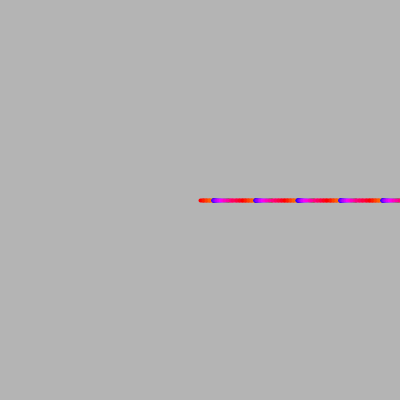
Frame 1 (no input)
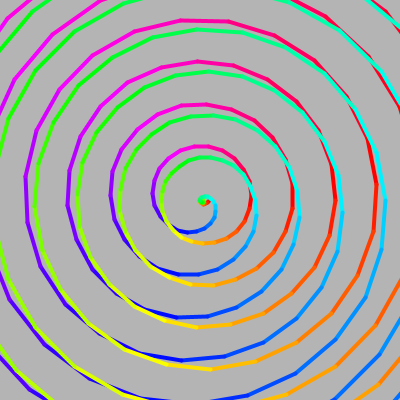
Frame 60 (the mouse pressed at the canvas centre just before this capture)
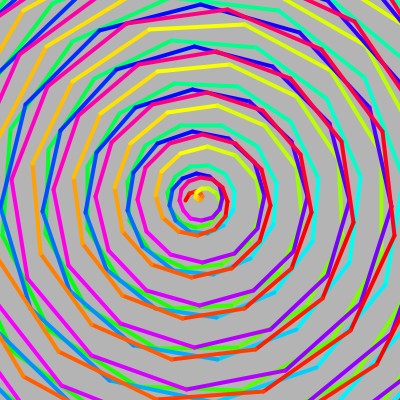
Frame 120 (the mouse held since frame 60 and released just before this capture)

The Processing sketch that drew these frames (run headless with seeded random() and noise(); from frame 60 on, the mouse is pressed at the canvas centre):

// Processing sketch: uzumaki
// ── uzumaki.pde
int manyTimes = 20;
int pointNumber = 47;
float pointR = 0;
float sita = 0.0;
int sinR = 17;
int frameCounter = 0;

void centerPoint(float x,float y){
  point(x+ (width/2),y+ (height/2));  
}

void centerPointLine(float x1,float y1,float x2,float y2){
  line(x1+ width/2,y1+ height/2,x2+ width/2,y2+ height/2);
}

void setup(){
  surface.setVisible( false );
  size(400,400);
  colorMode(HSB, 360,100,100); 
  frameRate(30);
}

void draw(){
  float[][] pointXY = new float[pointNumber * manyTimes][2];

  for(int i = 0; i < pointNumber * manyTimes ; i++){
    /*
    pointXY[i][0] = pointR*cos( ( (i%pointNumber) / float(pointNumber) ) * TWO_PI );
    pointXY[i][1] = pointR*sin( ( (i%pointNumber) / float(pointNumber) ) * TWO_PI ); 
    */
    pointXY[i][0] = pointR*cos( i * 0.03 * sita);
    pointXY[i][1] = pointR*sin( i * 0.03  * sita);
    pointR = pointR + 0.9;
  }

  float[][] npointXY = new float[pointNumber * manyTimes][2];

  for(int i = 0; i < pointNumber * manyTimes ; i++){
    //float lengthR =  sinR * sin(sita + ( i * 0.7) );
    float lengthR =  sinR * sin(sita + ( ( i % pointNumber ) / float(pointNumber) * TWO_PI) );
    float xSita = cos( atan2( pointXY[i][1] , pointXY[i][0] ) );
    float ySita = sin( atan2( pointXY[i][1] , pointXY[i][0] ) );

    npointXY[i][0] =  pointXY[i][0] + lengthR * xSita ;
    npointXY[i][1] =  pointXY[i][1] + lengthR * ySita ;
  }



  background(255);
  //線の太さ
  strokeWeight(4);




  
  for(int i = 0; i < pointNumber * manyTimes - 1; i++ ){
   
    stroke(color(int(360 * ( i % pointNumber) / pointNumber), 100, 100));
    //centerPoint(npointXY[i][0],npointXY[i][1]);
    centerPointLine(npointXY[i][0],npointXY[i][1],npointXY[i+1][0],npointXY[i+1][1]);
  }

  pointR = 0;
  //noLoop();
  sita = sita + 0.15;
  String num = nf(frameCounter++, 5, 0);
  save("img"+ num +".png");

}
